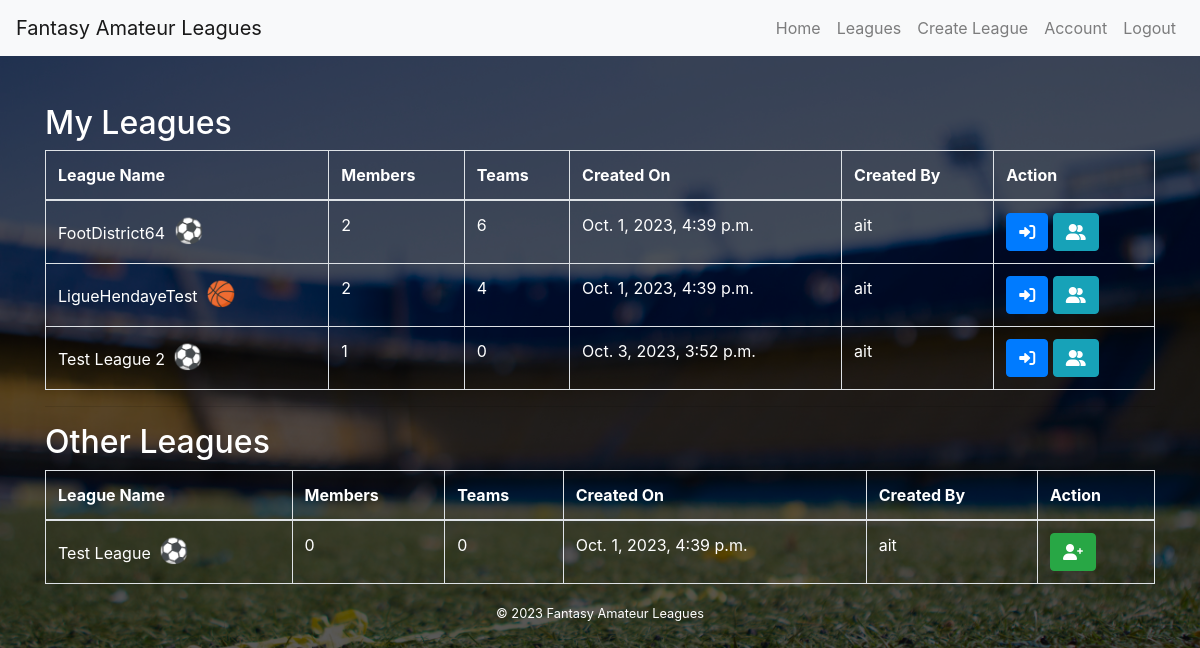
The app's page /leagues/ (signed in) with its own data.
### core/models.py (models this page shows, shortened)
class Membership(models.Model):
    user = models.ForeignKey(User, on_delete=models.CASCADE)
    league = models.ForeignKey(League, on_delete=models.CASCADE)
    date_joined = models.DateTimeField(auto_now_add=True)

class League(models.Model):
    name = models.CharField(max_length=255)
    sport = models.ForeignKey(Sport, on_delete=models.CASCADE)
    creator = models.ForeignKey(User, on_delete=models.CASCADE, related_name='created_leagues')
    members = models.ManyToManyField(User, through='Membership')
    country = models.CharField(max_length=255, default='France')
    date_created = models.DateTimeField(auto_now_add=True)
    pending_requests = models.ManyToManyField(User, related_name='pending_league_requests')

### core/views.py (the view)
# urls.py: path('leagues/', views.leagues, name='leagues'),
@login_required
def leagues(request):
    user = request.user
    user_leagues = user.membership_set.all().select_related('league')
    other_leagues = League.objects.exclude(members=user)
    return render(request, 'leagues.html', {'user_leagues': user_leagues, 'other_leagues': other_leagues})

### templates/leagues.html (shortened to what this page needs)
{% extends "base.html" %}
{% block content %}
  <h2>My Leagues</h2>
  <table class="table table-bordered">
    <thead>
      <tr>
        <th>League Name</th>
        <th>Members</th>
        <th>Teams</th>
        <th>Created On</th>
        <th>Created By</th>
        <th>Action</th>
      </tr>
    </thead>
    <tbody>
      {% for membership in user_leagues %}
        <tr>
          <td>
            {% if membership.league.sport.id == 1 %}
              {{ membership.league.name }} <span class="icon">&#9917;</span>
            {% elif membership.league.sport.id == 2 %}
              {{ membership.league.name }} <span class="icon">&#127936;</span>
            {% else %}
              {{ membership.league.name }}
            {% endif %}
          </td>
          <td>{{ membership.league.members.count }}</td>
          <td>{{ membership.league.team_set.count }}</td>
          <td>{{ membership.league.date_created }}</td>
          <td>{{ membership.league.creator }}</td>
          <td>
            {% if user in membership.league.members.all %}
              <a href="{% url 'league' membership.league.id %}" class="btn btn-primary">
                <i class="fas fa-sign-in-alt"></i>
              </a>
              {% if user == membership.league.creator %}
                <a href="{% url 'participate_requests' league_id=membership.league.id %}" class="btn btn-info">
                  <i class="fas fa-user-friends"></i>
                </a>
              {% endif %}
            {% endif %}
          </td>
        </tr>
      {% endfor %}
    </tbody>
  </table>
  <hr>
  <h2>Other Leagues</h2>
  <table class="table table-bordered">
    <thead>
      <tr>
        <th>League Name</th>
        <th>Members</th>
        <th>Teams</th>
        <th>Created On</th>
        <th>Created By</th>
        <th>Action</th>
      </tr>
    </thead>
    <tbody>
      {% for league in other_leagues %}
        <tr>
          <td>
            {% if league.sport.id == 1 %}
              {{ league.name }} <span class="icon">&#9917;</span>
            {% elif league.sport.id == 2 %}
              {{ league.name }} <span class="icon">&#127936;</span>
            {% else %}
              {{ league.name }}
            {% endif %}
          </td>
          <td>{{ league.members.count }}</td>
          <td>{{ league.team_set.count }}</td>
          <td>{{ league.date_created }}</td>
          <td>{{ league.creator }}</td>
          <td>
              <a href="{% url 'request_participation' league_id=league.id %}" class="btn btn-success">
                <i class="fas fa-user-plus"></i>
              </a>
          </td>
        </tr>
      {% endfor %}
    </tbody>
  </table>
{% endblock %}

### static/css/styles.css (style rules this page uses)
body { background-image: url("../images/fb2.jpg"); background-size: cover; background-repeat: no-repeat; background-attachment: fixed; color: white; }
body::before { content: ""; position: fixed; top: 0; left: 0; width: 100%; height: 100%; background-color: rgba(0, 0, 0, 0.65); z-index: -1; }
table, th, td { color: white; }
.icon { font-size: 24px; color: #007bff; margin: 0 4px; }

### records on screen
Membership: league.name "FootDistrict64", league.members.count "2", league.team_set.count "6", league.date_created "Oct. 1, 2023, 4:39 p.m.", league.creator "ait"
Membership: league.name "LigueHendayeTest", league.members.count "2", league.team_set.count "4", league.date_created "Oct. 1, 2023, 4:39 p.m.", league.creator "ait"
Membership: league.name "Test League 2", league.members.count "1", league.team_set.count "0", league.date_created "Oct. 3, 2023, 3:52 p.m.", league.creator "ait"
League: name "Test League", members.count "0", team_set.count "0", date_created "Oct. 1, 2023, 4:39 p.m.", creator "ait"
